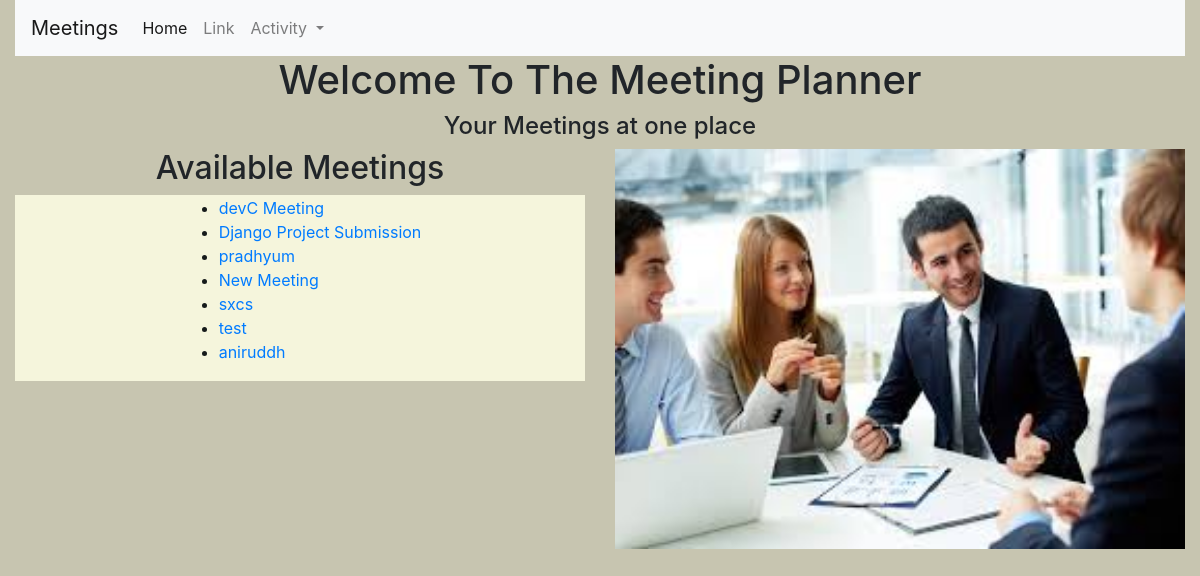
/, run on an earlier commit of the app's database.
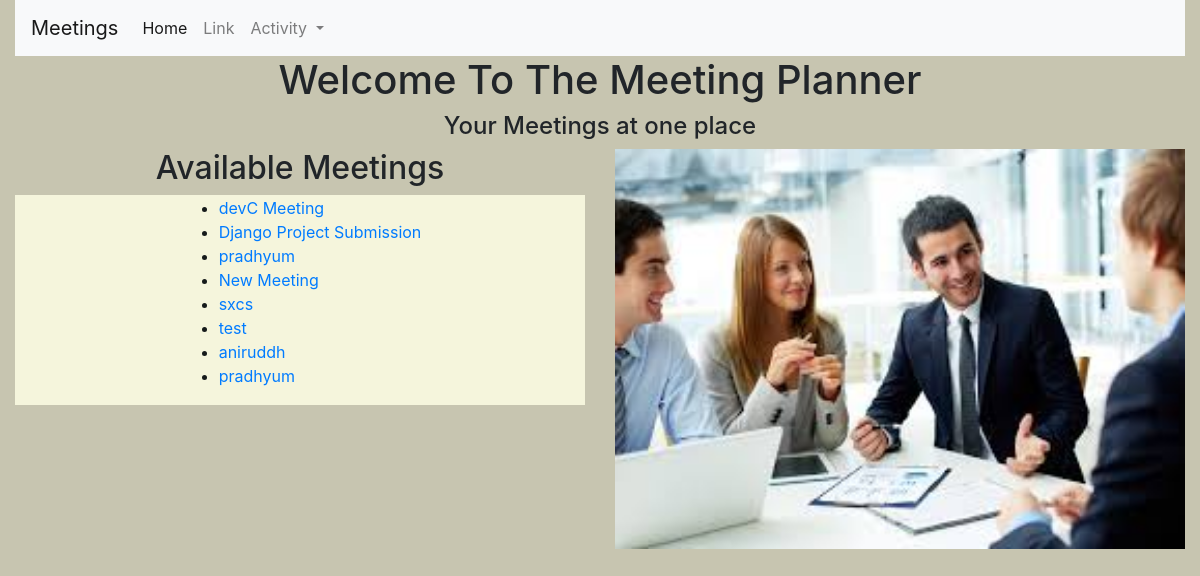
And on a later commit of the database.
### meeting/models.py (models this page shows, shortened)
class Meeting(models.Model):
    title = models.CharField(max_length=200)
    date = models.DateField()
    start_time = models.TimeField(default=time(10))
    duration = models.IntegerField(default=1)
    room = models.ForeignKey(Room, on_delete=models.CASCADE)

### website/views.py (the view)
# urls.py: path('', welcome, name='welcome'),
def welcome(request):
    return render(request, "website/index.html", {'message':"Created By Pradhyum Vyas",
                                                  'meeting_count':Meeting.objects.count(),
                                                  'meeting':Meeting.objects.all(),
                                                  'date':(datetime.today().date())})

### website/templates/website/index.html (shortened to what this page needs)
{% extends "base.html" %}
{% load static %}
{% block content %}
            <h1 style="text-align: center">Welcome To The Meeting Planner</h1>
                <h4 style="text-align: center">Your Meetings at one place</h4>
<div class="container-fluid">
    <div class="row">
        <div class="col-md-6">
            <h2 style="text-align: center">Available Meetings</h2>
            <div class="meetings">
                <ul>
                    {% for meet in meeting %}
                    <li>
                        <a href="{% url 'details' meet.id %}">
                            {{meet.title}}
                        </a>
                    </li>
                    {% endfor %}
                </ul>
            </div>
        </div>
        <div class="col-md-6">
            <div id="carouselExampleControls" class="carousel slide" data-ride="carousel">
                <div class="carousel-inner">
                    <div class="carousel-item active">
                        <img src="{% static 'website/1.jpeg' %}" class="d-block w-100" alt="..." height="400px">
                    </div>
                </div>
        </div>
    </div>
</div>
{% endblock %}

What changed in the data, as far as the page shows it:
added Meeting: title "pradhyum"
